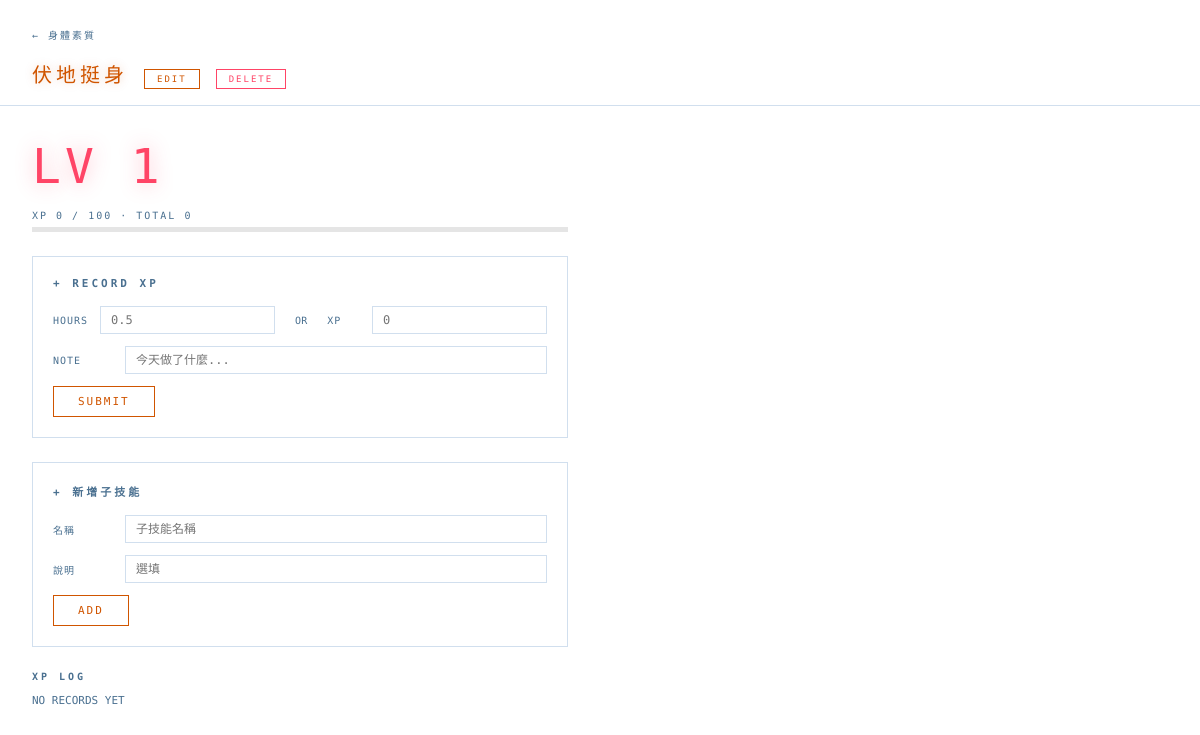
Page /skill/6 on the earlier database version.
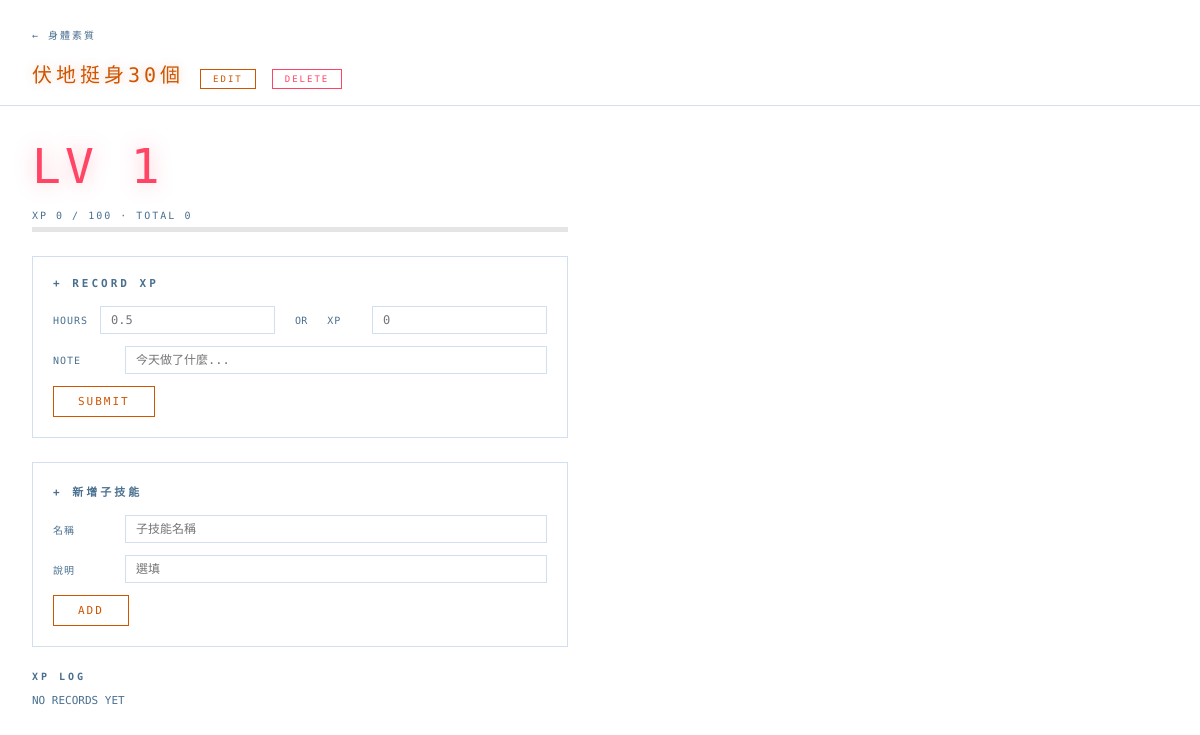
Same page on the later database version.
### tables this page shows
CREATE TABLE skills (
            id          INTEGER PRIMARY KEY,
            category_id INTEGER REFERENCES categories(id),
            parent_id   INTEGER REFERENCES skills(id),
            name        TEXT NOT NULL,
            description TEXT,
            created_at  DATETIME DEFAULT CURRENT_TIMESTAMP
        );

### app.py (the view)
@app.route("/skill/<int:skill_id>")
def skill(skill_id):
    detail = get_skill_detail(skill_id)
    if not detail:
        return "Not found", 404
    return render_template("skill.html", skill=detail)

### db.py (called while the page is built)
def get_db():
    conn = sqlite3.connect(DB_PATH)
    conn.row_factory = sqlite3.Row
    return conn

def xp_for_next_level(n):
    return int(100 * (n ** 1.5))

def calc_level(total_xp):
    level = 1
    accumulated = 0
    while level < 20:
        needed = xp_for_next_level(level)
        if accumulated + needed > total_xp:
            break
        accumulated += needed
        level += 1
    if level >= 20:
        return (20, 0, 0)
    current = total_xp - accumulated
    to_next = xp_for_next_level(level)
    return (level, current, to_next)

def get_skill_xp(skill_id):
    with get_db() as conn:
        row = conn.execute(
            "SELECT COALESCE(SUM(xp), 0) as total FROM xp_logs WHERE skill_id = ?",
            (skill_id,)
        ).fetchone()
        return row["total"]

### templates/skill.html (shortened to what this page needs)
<!DOCTYPE html>
<html lang="zh-TW">
<head>
  <link rel="stylesheet" href="/static/style.css">
</head>
<body>
<div class="screen">
  <div class="page-header">
    <a class="back-link" href="/category/{{ skill.category_id }}">← {{ skill.category_name }}</a>
    <div style="display:flex; align-items:baseline; gap:16px; margin-top:8px;">
      <div class="page-title" id="skill-title">{{ skill.name }}</div>
      <button class="btn" style="font-size:9px; padding:4px 12px;" onclick="document.getElementById('edit-form').style.display='block'; this.style.display='none'">EDIT</button>
      <form method="POST" action="/skill/{{ skill.id }}/delete" style="display:inline;"
            onsubmit="return confirm('確定刪除「{{ skill.name }}」及所有子技能？')">
        <button class="btn" type="submit" style="font-size:9px; padding:4px 12px; border-color:#ff4466; color:#ff4466;">DELETE</button>
      </form>
    </div>
  </div>
  <div class="skill-detail">
    <div class="skill-level-big"
         style="color: {{ skill.category_color }}; text-shadow: 0 0 20px {{ skill.category_color }}66;">
      LV {{ skill.level }}
    </div>
    <div class="skill-xp-bar-wrap">
      <div class="skill-xp-label">
        {% if skill.level < 20 %}
          XP {{ skill.current_xp }} / {{ skill.xp_to_next }}  ·  TOTAL {{ skill.total_xp }}
        {% else %}
          MAX LEVEL  ·  TOTAL {{ skill.total_xp }} XP
        {% endif %}
      </div>
      <div class="xp-bar-bg" style="height: 5px;">
      </div>
    </div>
    {% if skill.level < 20 %}
    <form class="xp-form" method="POST" action="/skill/{{ skill.id }}/log">
      <h3>+ Record XP</h3>
      <div class="form-row">
        <label>Hours</label>
        <input type="number" name="hours" placeholder="0.5" step="0.25" min="0">
        <span style="font-size:10px; color:var(--text-dim); padding:0 8px;">OR</span>
        <label>XP</label>
        <input type="number" name="xp" placeholder="0" min="0">
      </div>
      <div class="form-row">
        <label>Note</label>
        <input type="text" name="note" placeholder="今天做了什麼...">
      </div>
      <button class="btn" type="submit">SUBMIT</button>
    </form>
    {% endif %}
    <form class="xp-form" method="POST" action="/skill/{{ skill.id }}/add_child">
      <h3>+ 新增子技能</h3>
      <div class="form-row">
        <label>名稱</label>
        <input type="text" name="name" placeholder="子技能名稱" required>
      </div>
      <div class="form-row">
        <label>說明</label>
        <input type="text" name="description" placeholder="選填">
      </div>
      <button class="btn" type="submit">ADD</button>
    </form>
    <div class="log-list">
      <h3>XP Log</h3>
      {% for entry in skill.logs %}
      <div class="log-entry">
        <span class="log-xp">+{{ entry.xp }} XP</span>
        <span class="log-note">{{ entry.note or '—' }}</span>
        <span class="log-date">{{ entry.logged_at[:10] }}</span>
      </div>
      {% else %}
      <div style="color: var(--text-dim); font-size: 11px;">NO RECORDS YET</div>
      {% endfor %}
    </div>
  </div>
</div>
</body>
</html>

Differences in the rows shown:
changed skills: name "伏地挺身" → "伏地挺身30個"
